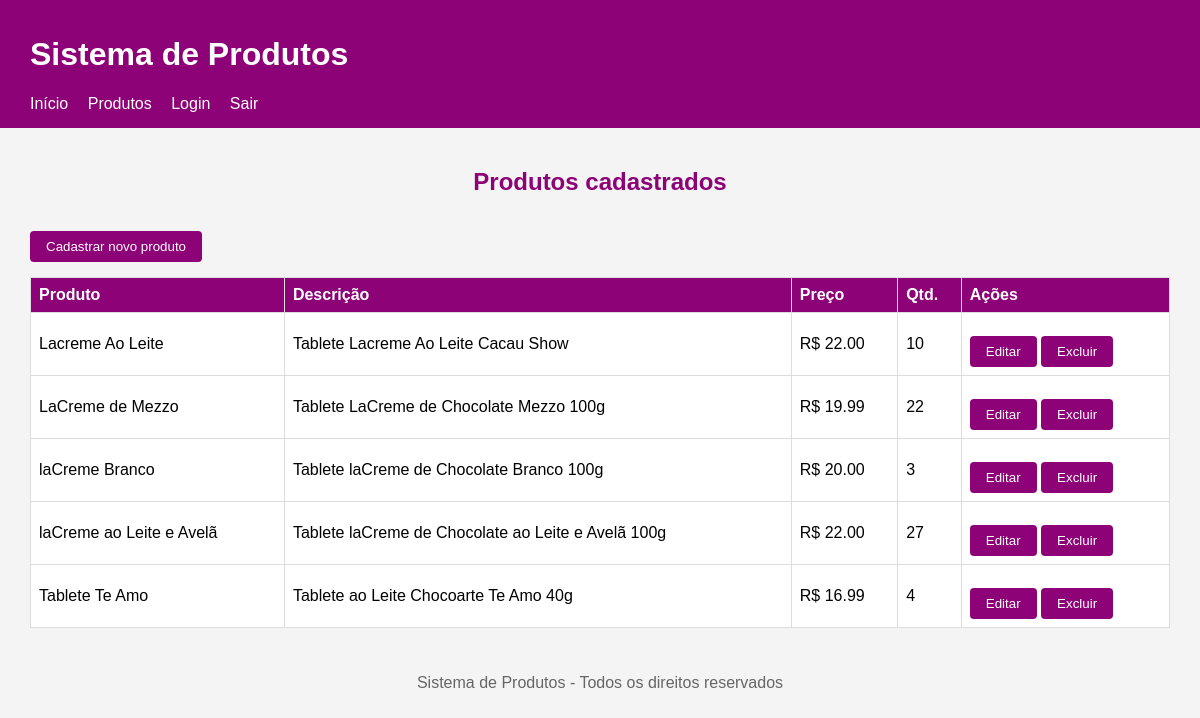
The app's page /produtos/listar.php (signed in), older data.
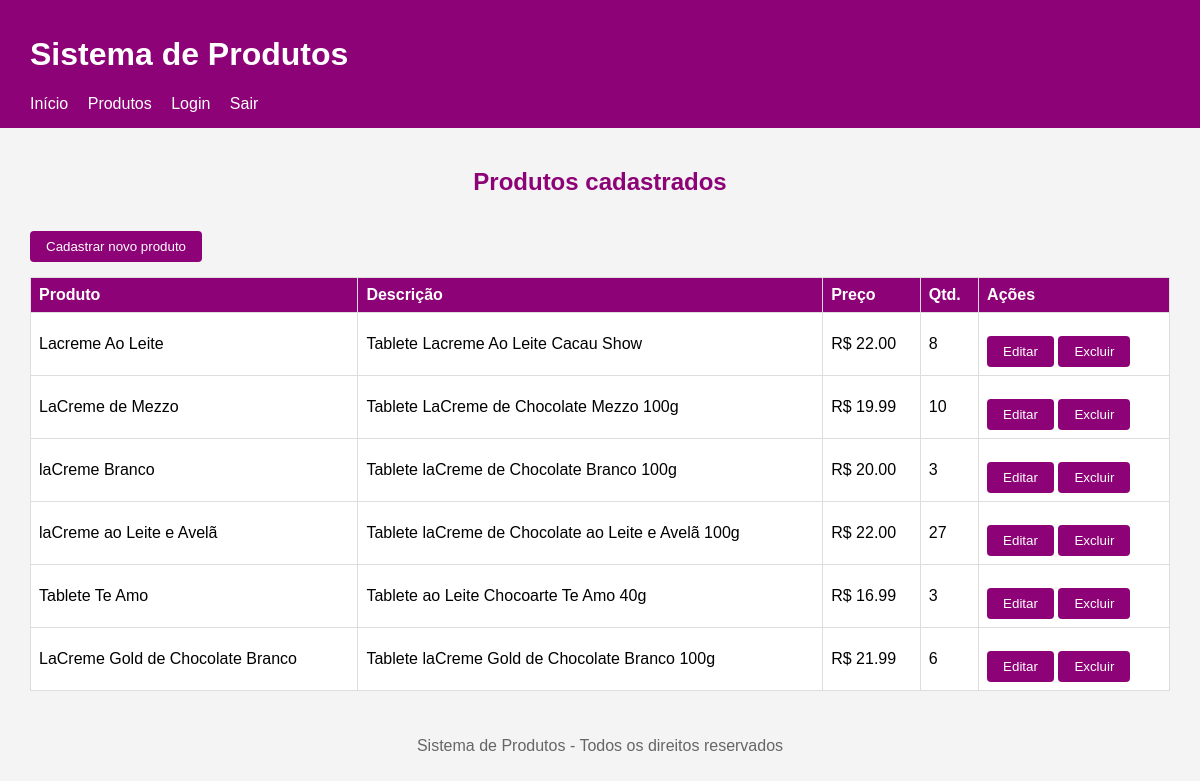
The same page, newer data.
### tables this page shows
CREATE TABLE `produtos` (
  `id` int(11) NOT NULL,
  `nome` varchar(100) NOT NULL,
  `descricao` varchar(255) NOT NULL,
  `preco` decimal(10,2) NOT NULL,
  `quantidade` int(11) NOT NULL
);

### produtos/listar.php (the view, shortened to what this page needs)
<?php
require __DIR__ . '/../conexao.php';
require __DIR__ . '/../cabecalho.php';
$sql = "SELECT * FROM produtos";
$resultado = mysqli_query($conexao, $sql);
?>
<main>
    <h2 class="tprodutos ">Produtos cadastrados</h2>
    <a href="cadastrar.php"><button type="submit" class="btslistrar">Cadastrar novo produto</button></a>
    <table>
        <tr>
            <th>Produto</th>
            <th>Descrição</th>
            <th>Preço</th>
            <th>Qtd.</th>
            <th>Ações</th>
        </tr>
    <?php while ($produto = mysqli_fetch_assoc($resultado)) { ?>
    <tr>
        <td><?php echo $produto['nome']; ?></td>
        <td><?php echo $produto['descricao']; ?></td>
        <td>R$ <?php echo $produto['preco']; ?></td>
        <td><?php echo $produto['quantidade']; ?></td>
        <td>
            <a href="atualizar.php?id=<?php echo $produto['id'];
        ?>"><button type="submit" class="btslistrar">Editar</button></a>
            <a href="excluir.php?id=<?php echo $produto['id'];
        ?>"><button type="submit" class="btslistrar">Excluir</button></a>
                    </td>
                </tr>
                <?php } ?>
    </table>
</main>
<?php
require __DIR__ . '/../rodape.php';
?>

### cabecalho.php (shortened to what this page needs)
<?php
$base_url = '/projeto_php/';
?>
<!DOCTYPE html>
<html lang="pt-br">
<head>
    <link rel="stylesheet" href="<?php echo $base_url; ?>css/style.css">
</head>
<body>
    <header>
        <h1>Sistema de Produtos</h1>
            <nav>
                <a href="<?php echo $base_url; ?>index.php">Início</a>
                <a href="<?php echo $base_url; ?>produtos/listar.php">Produtos</a>
                <a href="<?php echo $base_url; ?>login.php">Login</a>
                <a href="<?php echo $base_url; ?>logout.php">Sair</a>
            </nav>
    </header>

### rodape.php
    <footer>
        <p>Sistema de Produtos - Todos os direitos reservados</p>
    </footer>
</body>
</html>

### css/style.css (style rules this page uses)
body { font-family: Arial, sans-serif; margin: 0; background-color: #f4f4f4; }
header { background-color: #8d0276; color: white; padding: 15px 30px; }
header nav a { color: white; margin-right: 15px; text-decoration: none; }
main { padding: 20px 30px; }
footer { text-align: center; padding: 10px; color: #666; }
.tprodutos { text-align: center; color: #8d0276; }
table { width: 100%; border-collapse: collapse; background-color: white; margin-top: 15px; }
table th, table td { border: 1px solid #ddd; padding: 8px; text-align: left; }
table th { background-color: #8d0276; color: white; }
.btslistrar { margin-top: 15px; padding: 8px 16px; background-color: #8d0276; color: white; border: none; border-radius: 4px; cursor: pointer; }

Row changes from the older to the newer data that the page shows:
changed produtos "Lacreme Ao Leite": quantidade "10" → "8"
changed produtos "LaCreme de Mezzo": quantidade "22" → "10"
changed produtos "Tablete Te Amo": quantidade "4" → "3"
added produtos: nome "LaCreme Gold de Chocolate Branco", descricao "Tablete laCreme Gold de Chocolate Branco 100g", preco "21.99", quantidade "6"
